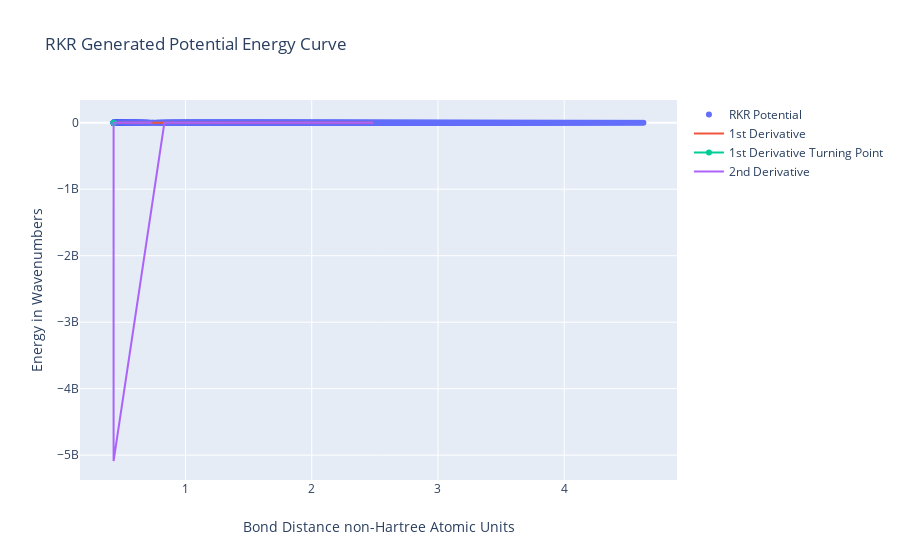

The code cell stored with this chart in its notebook:
### Code cell
#Lists to hold data 
x = []
y = []
ddX = []
ddX2 = []
ddx = []
ddx2 = []
leftAsympCutOff = False

x.append(re)
y.append(0)

#Loop to generate all data to graph
print("Building RKR Potential")
for v in tqdm(np.arange(-.499, 17, .01)):
    
    energy = E(v, 0)
    xPoints = RKR(v)
    
    if(len(x) != 0):
        #Compute First Derivative
        ddX.append( (min(xPoints) + min(x[-2:])) / 2 )
        slope = (energy-y[-1]) / ( min(xPoints) - min(x[-2:]) )
        ddx.append( slope )
        
        if(len(ddx) > 1):
            #Compute 2nd Derivative
            ddX2.append( (ddX[-2] + ddX[-1]) / 2 )
            ddx2.append( (ddx[-1] - ddx[-2]) / (ddX[-1] - ddX[-2]) )
            
            #Determine if Cutoff should be used
            if(ddx2[-1] <= 0):
                leftAsympCutOff = True
                
    if(not leftAsympCutOff):
        x.extend( xPoints )
        y.extend( [energy] * 2 )
    else:
        x.append(max(xPoints))
        y.append(energy)
        
print("Graphing Potential")
#Prepare data for graphing
figure = {
    "data":[
        {
            "type":"scatter",
            "x":x,
            "y":y,
            "connectgaps":True,
            "mode":"markers",
            "name":"RKR Potential",
        }
    ],
    
    "layout":{
        "xaxis":{"title":"Bond Distance non-Hartree Atomic Units"},
        "yaxis":{"title":"Energy in Wavenumbers"},
        "title":{"text":"RKR Generated Potential Energy Curve"}
    }
}

figure["data"].append(
    {
        "type":"scatter",
        "x":ddX,
        "y":ddx,
        "name":"1st Derivative"
    }
)

figure["data"].append(
    {
        "type":"scatter",
        "x":[ddX[ddx.index(min(ddx))]] * 2,
        "y":[0, pow(10, 4) * 2],
        "name":"1st Derivative Turning Point"
    }
)

figure["data"].append(
    {
        "type":"scatter",
        "x":ddX2,
        "y":ddx2,
        "name":"2nd Derivative"
    }
)

iplot(figure)

### Figure 1 — Plotly figure (JSON) as saved in the notebook; plotly's stock layout.template omitted (floating-point values rounded to 4 significant figures; data arrays with more than 128 entries replaced by an {"elided": "..."} marker saying what was removed)
{"data": [{"connectgaps": true, "mode": "markers", "name": "RKR Potential", "type": "scatter", "x": {"elided": "2812 float values"}, "y": {"elided": "2812 float values"}}, {"name": "1st Derivative", "type": "scatter", "x": {"elided": "1750 float values"}, "y": {"elided": "1750 float values"}}, {"name": "1st Derivative Turning Point", "type": "scatter", "x": [0.4304, 0.4304], "y": [0, 20000]}, {"name": "2nd Derivative", "type": "scatter", "x": {"elided": "1749 float values"}, "y": {"elided": "1749 float values"}}], "layout": {"title": {"text": "RKR Generated Potential Energy Curve"}, "xaxis": {"title": {"text": "Bond Distance non-Hartree Atomic Units"}}, "yaxis": {"title": {"text": "Energy in Wavenumbers"}}}}
